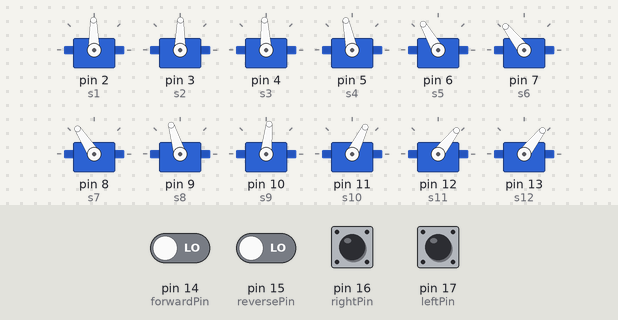
A sketch run on a simulated Arduino Mega 2560, built with avr-gcc and run on an emulated ATmega2560. Shown: 12 × servo. The test bench sets the inputs (shaded band); at power-on: pin 14 (forwardPin), pin 15 (reversePin), pin 16 (rightPin), pin 17 (leftPin) LOW.

Above: at 6.2 s.
6.3 s: pin 14 (forwardPin) driven HIGH
At 6.77 s:
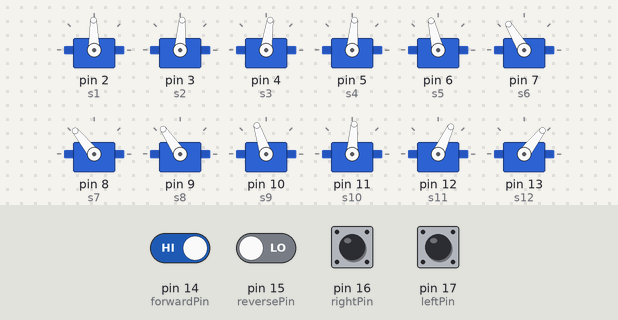
At 7.38 s:
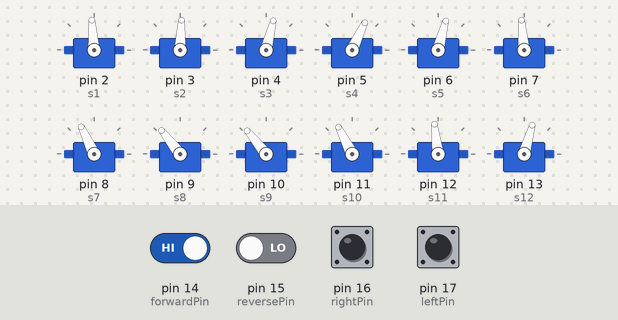
9.3 s: pin 14 (forwardPin) driven LOW and pin 15 (reversePin) driven HIGH
12.3 s: pin 15 (reversePin) driven LOW
15.3 s: pin 16 (rightPin) pulled HIGH for 0.15 s
At 16.19 s:
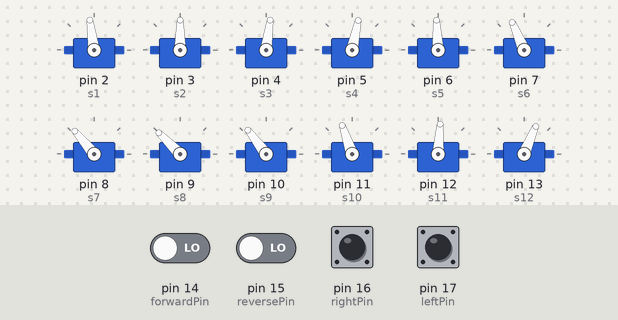
18.3 s: pin 14 (forwardPin) driven HIGH
21.3 s: pin 14 (forwardPin) driven LOW
At 21.67 s:
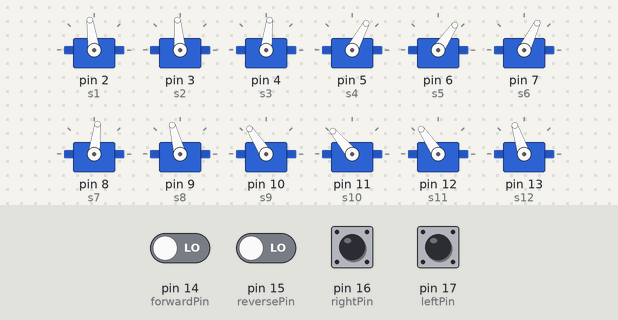
Timing chart, 0 to 25.3 s (numbered marks = the images above; inputs shaded):
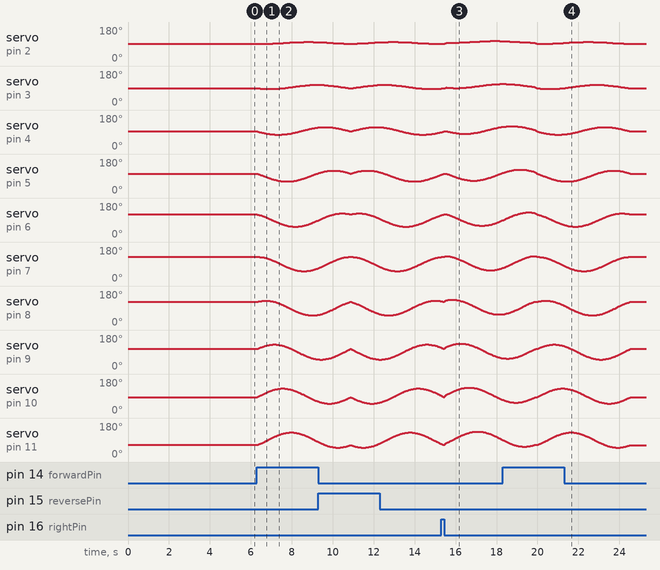

Measured:
- after the input at 6.3 s, servo on pin 2 (s1): rises from 91° to 101° in 1.8 s, then falls to 100° in 0.48 s; servo on pin 9 (s8): rises from 107° to 130° in 0.75 s, then falls to 51° in 2.2 s
- after the input at 15.3 s, servo on pin 2 (s1): rises from 91° to 106° in 2.2 s, then falls to 105° in 0.48 s
- after the input at 21.3 s, servo on pin 3 (s2): goes on until 24.5 s, then stays 89°; servo on pin 4 (s3): goes on until 24.5 s, then stays 93°; servo on pin 5 (s4): goes on until 24.5 s, then stays 103°; servo on pin 13 (s12): goes on until 24.5 s, then stays 52°
- by itself, servo on pin 5 (s4): rises from 106° to 124° in 0.68 s, then falls to 61° in 2.3 s

The sketch:

Serpentine_Sigmoid_Control.ino
```cpp
/*
 * Serpentine_Sigmoid_Control.ino
 *
 * Implements the Sigmoid-improved head-stabilized amplitude control
 * and standard serpentine gaits for a 12-segment snake robot.
 * Designed for Arduino Mega 2560 and 12 dual-shaft servos.
 *
 * Pin Mapping:
 * - Servos s1 to s12: Pins 2 to 13
 * - Remote Control Inputs:
 *   - Pin 14: Forward
 *   - Pin 15: Reverse
 *   - Pin 16: Right Turn
 *   - Pin 17: Left Turn
 *
 * Stabilization:
 * - A Sigmoid dampening factor is applied to the head joints to stabilize
 *   a head-mounted camera or sensor:
 *   S(n) = 1 / (1 + exp(-a * (n - b)))
 *   where n is the joint index (1 to 12 from head to tail),
 *   a is the Sigmoid slope (default 1.0), and b is the number of restricted
 *   head joints (default 3.0).
 */

#include <Servo.h>
#include <math.h>

// Define servo objects for the snake segments (s1 = head, s12 = tail)
Servo s1;
Servo s2;
Servo s3;
Servo s4;
Servo s5;
Servo s6;
Servo s7;
Servo s8;
Servo s9;
Servo s10;
Servo s11;
Servo s12;

// Remote control pin mapping
const int forwardPin = 14;
const int reversePin = 15;
const int rightPin = 16;
const int leftPin = 17;

// Remote control state variables
int forwardVal = 0;
int reverseVal = 0;
int rightVal = 0;
int leftVal = 0;

// Serpentine motion control parameters
float lag = 0.5712;       // Phase lag between segments (radians)
int frequency = 1;        // Oscillation frequency multiplier
int amplitude = 40;       // Target gait amplitude (degrees)
int rightOffset = 5;      // Right turn steering offset (degrees)
int leftOffset = -5;      // Left turn steering offset (degrees)
int offset = 6;           // Calibration offset for the first three head servos
int delayTime = 7;        // Delay (ms) between loop updates (controls speed)
int startPause = 5000;     // Pause (ms) at startup for robot positioning

// Sigmoid-improved amplitude stabilization parameters
bool enableSigmoid = true; // Set to true to enable head stabilization
float sigmoidSlope = 1.0;  // Slope parameter 'a'
float sigmoidCenter = 3.0; // Center parameter 'b' (number of restricted head joints)

// Helper function to calculate the Sigmoid damping factor for joint n
float getSigmoidFactor(int jointIndex) {
  if (!enableSigmoid) {
    return 1.0;
  }
  // jointIndex is 1-based (s1 is 1, ..., s12 is 12)
  float n = (float)jointIndex;
  return 1.0 / (1.0 + exp(-sigmoidSlope * (n - sigmoidCenter)));
}

// Function to write angles to all 12 servos given current counter and turning offset
void writeSnakeAngles(float counterAngleRad, float currentTurnOffset) {
  // s1 to s12, phase multipliers: s1 has 5, s2 has 4, ..., s12 has -6
  // Angle formula: 90 + base_offset + turn_offset + S(n) * amplitude * cos(counterAngle + phase)

  float s1_ang = 90.0 + offset + currentTurnOffset + getSigmoidFactor(1) * amplitude * cos(counterAngleRad + 5.0 * lag);
  float s2_ang = 90.0 + offset + currentTurnOffset + getSigmoidFactor(2) * amplitude * cos(counterAngleRad + 4.0 * lag);
  float s3_ang = 90.0 + offset + currentTurnOffset + getSigmoidFactor(3) * amplitude * cos(counterAngleRad + 3.0 * lag);

  float s4_ang = 90.0 + currentTurnOffset + getSigmoidFactor(4) * amplitude * cos(counterAngleRad + 2.0 * lag);
  float s5_ang = 90.0 + currentTurnOffset + getSigmoidFactor(5) * amplitude * cos(counterAngleRad + 1.0 * lag);
  float s6_ang = 90.0 + currentTurnOffset + getSigmoidFactor(6) * amplitude * cos(counterAngleRad + 0.0 * lag);
  float s7_ang = 90.0 + currentTurnOffset + getSigmoidFactor(7) * amplitude * cos(counterAngleRad - 1.0 * lag);
  float s8_ang = 90.0 + currentTurnOffset + getSigmoidFactor(8) * amplitude * cos(counterAngleRad - 2.0 * lag);
  float s9_ang = 90.0 + currentTurnOffset + getSigmoidFactor(9) * amplitude * cos(counterAngleRad - 3.0 * lag);
  float s10_ang = 90.0 + currentTurnOffset + getSigmoidFactor(10) * amplitude * cos(counterAngleRad - 4.0 * lag);
  float s11_ang = 90.0 + currentTurnOffset + getSigmoidFactor(11) * amplitude * cos(counterAngleRad - 5.0 * lag);
  float s12_ang = 90.0 + currentTurnOffset + getSigmoidFactor(12) * amplitude * cos(counterAngleRad - 6.0 * lag);

  s1.write((int)round(s1_ang));
  s2.write((int)round(s2_ang));
  s3.write((int)round(s3_ang));
  s4.write((int)round(s4_ang));
  s5.write((int)round(s5_ang));
  s6.write((int)round(s6_ang));
  s7.write((int)round(s7_ang));
  s8.write((int)round(s8_ang));
  s9.write((int)round(s9_ang));
  s10.write((int)round(s10_ang));
  s11.write((int)round(s11_ang));
  s12.write((int)round(s12_ang));
}

void setup() {
  // Set remote control movement pins as inputs
  pinMode(forwardPin, INPUT);
  pinMode(reversePin, INPUT);
  pinMode(rightPin, INPUT);
  pinMode(leftPin, INPUT);

  // Initialize input pins to LOW state
  digitalWrite(forwardPin, LOW);
  digitalWrite(reversePin, LOW);
  digitalWrite(rightPin, LOW);
  digitalWrite(leftPin, LOW);

  // Attach servos to pins 2-13
  s1.attach(2);
  s2.attach(3);
  s3.attach(4);
  s4.attach(5);
  s5.attach(6);
  s6.attach(7);
  s7.attach(8);
  s8.attach(9);
  s9.attach(10);
  s10.attach(11);
  s11.attach(12);
  s12.attach(13);

  // Put snake robot in starting position (t = 0)
  writeSnakeAngles(0.0, 0.0);

  // Delay for physical setup and positioning
  delay(startPause);
}

void loop() {
  // Read inputs from remote control pins
  forwardVal = digitalRead(forwardPin);
  reverseVal = digitalRead(reversePin);
  rightVal = digitalRead(rightPin);
  leftVal = digitalRead(leftPin);

  // Forward motion logic
  if (forwardVal == HIGH) {
    for (int counter = 0; counter < 360; counter += 1) {
      float angleRad = (float)frequency * (float)counter * 3.14159 / 180.0;
      writeSnakeAngles(angleRad, 0.0);
      delay(delayTime);
    }
  }

  // Reverse motion logic
  if (reverseVal == HIGH) {
    for (int counter = 360; counter > 0; counter -= 1) {
      float angleRad = (float)frequency * (float)counter * 3.14159 / 180.0;
      writeSnakeAngles(angleRad, 0.0);
      delay(delayTime);
    }
  }

  // Right turn logic
  if (rightVal == HIGH) {
    // 1. Ramp up right turn offset over the first 10 degrees of oscillation
    for (int counter = 0; counter < 10; counter += 1) {
      float angleRad = (float)frequency * (float)counter * 3.14159 / 180.0;
      float turnOffset = 0.1 * (float)counter * (float)rightOffset;
      writeSnakeAngles(angleRad, turnOffset);
      delay(delayTime);
    }
    // 2. Maintain right turn offset during main oscillation cycle
    for (int counter = 11; counter < 350; counter += 1) {
      float angleRad = (float)frequency * (float)counter * 3.14159 / 180.0;
      writeSnakeAngles(angleRad, (float)rightOffset);
      delay(delayTime);
    }
    // 3. Ramp down right turn offset over the last 10 degrees
    for (int counter = 350; counter < 360; counter += 1) {
      float angleRad = (float)frequency * (float)counter * 3.14159 / 180.0;
      float turnOffset = 0.1 * (float)(360 - counter) * (float)rightOffset;
      writeSnakeAngles(angleRad, turnOffset);
      delay(delayTime);
    }
  }

  // Left turn logic
  if (leftVal == HIGH) {
    // 1. Ramp up left turn offset over the first 10 degrees of oscillation
    for (int counter = 0; counter < 10; counter += 1) {
      float angleRad = (float)frequency * (float)counter * 3.14159 / 180.0;
      float turnOffset = 0.1 * (float)counter * (float)leftOffset;
      writeSnakeAngles(angleRad, turnOffset);
      delay(delayTime);
    }
    // 2. Maintain left turn offset during main oscillation cycle
    for (int counter = 11; counter < 350; counter += 1) {
      float angleRad = (float)frequency * (float)counter * 3.14159 / 180.0;
      writeSnakeAngles(angleRad, (float)leftOffset);
      delay(delayTime);
    }
    // 3. Ramp down left turn offset over the last 10 degrees
    for (int counter = 350; counter < 360; counter += 1) {
      float angleRad = (float)frequency * (float)counter * 3.14159 / 180.0;
      float turnOffset = 0.1 * (float)(360 - counter) * (float)leftOffset;
      writeSnakeAngles(angleRad, turnOffset);
      delay(delayTime);
    }
  }
}
```
